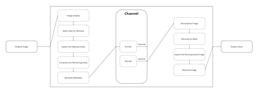
#> input picture framework.png, 256 x 97 px, shrunk from 3214 x 1212 before the run, found by its file name
$ python -i seam_carving.py   (imports and definitions only)   (older library calls are emulated)
#> lines starting #> are read from the running program, lines starting #| are printed output that depends on the picture; long printed decimals are rounded
import os
import cv2
import numpy as np


# Reference: Avidan, S., & Shamir, A. (2007). "Seam Carving for Content-Aware Image Resizing." ACM Transactions on Graphics (TOG), 26(3), Article 10.
class ImageSeamCarving:
    """
    Process image seam carving for removal and reconstruction.
    """

    def __init__(self, image_file: str) -> None:
#> called with image_file = '../framework.png'
        image_folder = "data/benchmark/"
        self.image_path = image_folder + image_file
        self.image = cv2.imread(self.image_path)
#> self.image is the input picture: shape (97, 256, 3); min 89, max 255, mean 251.4
        if self.image is None:
            raise ValueError(f"Could not load the image from path: {self.image_path}")
        self.height, self.width = self.image.shape[:2]
#> self.height = 97; self.width = 256
        self.original_image = self.image.copy()  # Save a copy of the original image

    def calculate_energy_map(self) -> np.ndarray:
        """
        Calculate the energy map of the image using the gradient magnitude.
        """
        gray = cv2.cvtColor(self.image, cv2.COLOR_BGR2GRAY)
        grad_x = cv2.Sobel(gray, cv2.CV_64F, 1, 0, ksize=3)
        grad_y = cv2.Sobel(gray, cv2.CV_64F, 0, 1, ksize=3)
        energy_map = np.abs(grad_x) + np.abs(grad_y)
        return energy_map

    def find_seam(self, energy_map: np.ndarray) -> np.ndarray:
        """
        Find the seam with the minimum energy using dynamic programming.
        """
        M = energy_map.copy()
        backtrack = np.zeros_like(M, dtype=int)  # Use 'int' instead of 'np.int'

        for i in range(1, self.height):
            for j in range(self.width):
                if j == 0:
                    idx = np.argmin(M[i - 1, j : j + 2])
                    backtrack[i, j] = idx + j
                    min_energy = M[i - 1, idx + j]
                else:
                    idx = np.argmin(M[i - 1, j - 1 : j + 2])
                    backtrack[i, j] = idx + j - 1
                    min_energy = M[i - 1, idx + j - 1]
                M[i, j] += min_energy

        return backtrack

    def remove_seam(self, seam: np.ndarray) -> None:
        """
        Remove the seam from the image.
        """
        output = np.zeros((self.height, self.width - 1, 3), dtype=np.uint8)
        for i in range(self.height):
            j = int(seam[i, 0])  # Ensure to extract the integer index properly
            # Copy the left part of the seam
            output[i, :j, :] = self.image[i, :j, :]
            # Copy the right part of the seam
            output[i, j:, :] = self.image[i, j + 1 :, :]
        self.image = output
        self.width -= 1

    def calculate_mse(self, image1: np.ndarray, image2: np.ndarray) -> float:
        """
        Calculate the Mean Squared Error (MSE) between two images.
        """
        mse = np.mean((image1 - image2) ** 2)
        return mse

    def save_output(self, filename: str) -> None:
        """
        Save the carved image to the specified path.
        """
        base_path = "data/seamcarving/"
        full_path = os.path.join(base_path, filename)
        cv2.imwrite(full_path, self.image)
        print(f"Saved: {full_path}")

    def process_seam_carving(self) -> None:
        """
        Process the seam carving of the image and save the results of the image with minimum MSE.
        """
        num_seams = 50
        min_mse = float("inf")  # Initialize with a very large number
        best_image = None
        best_output_filename = ""

        mse_values = []  # List to store all MSE values

        for _ in range(num_seams):
            energy_map = self.calculate_energy_map()
            seam = self.find_seam(energy_map)
            self.remove_seam(seam)

            # Resize original_image to match current image dimensions
            self.original_image = cv2.resize(
                self.original_image, (self.width, self.height)
            )

            # Calculate MSE between original image and current image
            current_image_gray = cv2.cvtColor(self.image, cv2.COLOR_BGR2GRAY)
            original_image_gray = cv2.cvtColor(self.original_image, cv2.COLOR_BGR2GRAY)
            mse = self.calculate_mse(original_image_gray, current_image_gray)

            mse_values.append(mse)  # Append current MSE to the list

            # Check if current MSE is lower than the minimum MSE found so far
            if mse < min_mse:
                min_mse = mse
                best_image = self.image.copy()  # Make a copy of the current best image
                # Construct the output filename with the original image file name
                best_output_filename = f"{os.path.splitext(os.path.basename(self.image_path))[0]}-best-{_ + 1}-seams-carved.jpg"
#> this loop made 50 passes
#> (mse, min_mse) on pass 1: (6.89, 6.89)
#> mse on passes 2 to 7: 9.08, 10.34, 13.43, 14.71, 15.73, 15.73
#> pass 1, in calculate_energy_map, `grad_x = cv2.Sobel(gray, cv2.CV_64F, 1, 0, ksize=3)`:
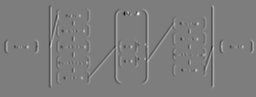
#> grad_x: shape (97, 256) float64; min -387, max 398, mean 0; drawn with min black and max white
#> pass 1, in calculate_energy_map, `grad_y = cv2.Sobel(gray, cv2.CV_64F, 0, 1, ksize=3)`:
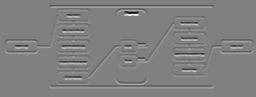
#> grad_y: shape (97, 256) float64; min -525, max 519, mean 0; drawn with min black and max white
#> pass 1, in calculate_energy_map, `energy_map = np.abs(grad_x) + np.abs(grad_y)`:
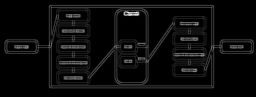
#> energy_map: shape (97, 256) float64; min 0, max 674, mean 31; drawn with min black and max white
#> after the loop:
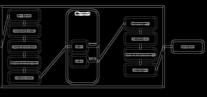
#> energy_map: shape (97, 207) float64; min 0, max 674, mean 35.3; drawn with min black and max white
#> after the loop:
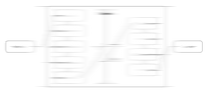
#> original_image_gray: shape (97, 206); min 148, max 255, mean 251.4
#> after the loop:
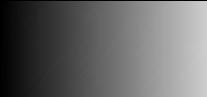
#> seam: shape (97, 207) int64; min 0, max 205, mean 101.5
#> after the loop:
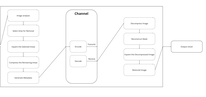
#> self.image: shape (97, 206, 3); min 89, max 255, mean 250.8
#> after the loop, best_output_filename = 'framework-best-1-seams-carved.jpg'; min_mse = 6.89; mse_values = 50 values, max 24.48 at index 47, min 6.89 at index 0, mean 20.2

        # Print all MSE values
        print("All MSE values:")
        for i, mse in enumerate(mse_values):
            print(f"Iteration {_ + 1}: {mse}")
#> this loop made 50 passes
#> mse on passes 1 to 12: 6.89, 9.08, 10.34, 13.43, 14.71, 15.73, 15.73, 15.95, 16.18, 16.29, 16.91, 17.55
#| Iteration 50: 6.890
#| Iteration 50: 9.081
#| Iteration 50: 10.337
#| Iteration 50: 13.431
#| Iteration 50: 14.711
#| Iteration 50: 15.728
#| Iteration 50: 15.727
#| Iteration 50: 15.954
#> (further printed lines are left out)

        # Save the image with the lowest MSE
        if best_image is not None:
            self.image = best_image
            self.save_output(best_output_filename)
            print(f"Minimum MSE image saved as: {best_output_filename}")
#| Minimum MSE image saved as: framework-best-1-seams-carved.jpg

>>> result = ImageSeamCarving('../framework.png').process_seam_carving()
